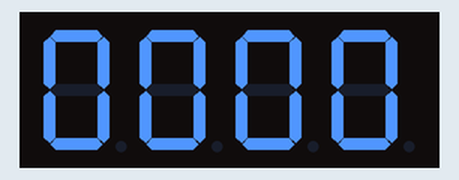
This sketch was run on a simulated ESP32. Parts: 4-digit seven-segment display. Wiring (inferred from the names in the program): 4-digit 7-segment display, segments lit when HIGH: segments GPIO 23, GPIO 22, GPIO 21, GPIO 19, GPIO 18, GPIO 17, GPIO 16; digit selects GPIO 25, GPIO 26, GPIO 27, GPIO 32. The segment pins are drawn as the display they are named for.

Above: at 0.1 s.
At 4.1 s:
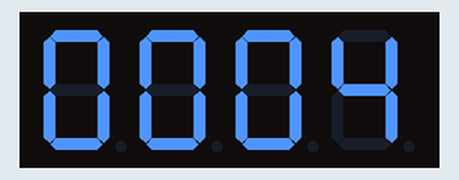
At 9.1 s:
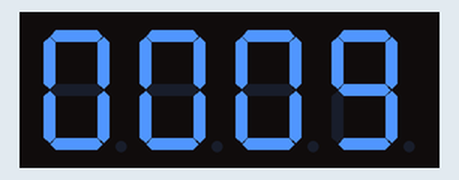
At 19.1 s:
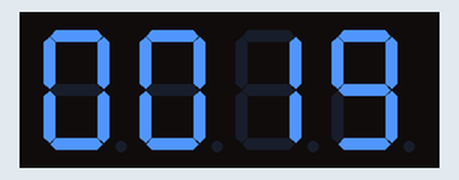
At 28.1 s:
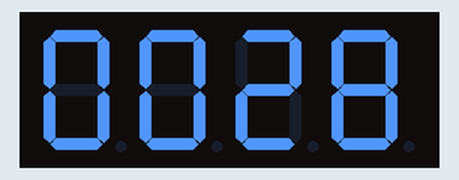
At 38.1 s:
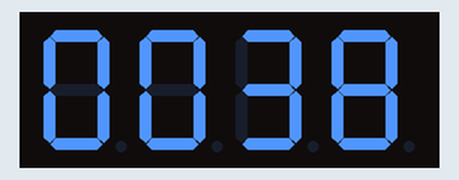

The sketch:

L09_Counter.ino
```cpp
// Lesson 9: Seconds counter
// Shows how many seconds since the ESP32 started.

const int segPins[7] = {23, 22, 21, 19, 18, 17, 16};
const int digitPins[4] = {25, 26, 27, 32};

const int digits[10][7] = {
// a  b  c  d  e  f  g
  {1, 1, 1, 1, 1, 1, 0},  // 0
  {0, 1, 1, 0, 0, 0, 0},  // 1
  {1, 1, 0, 1, 1, 0, 1},  // 2
  {1, 1, 1, 1, 0, 0, 1},  // 3
  {0, 1, 1, 0, 0, 1, 1},  // 4
  {1, 0, 1, 1, 0, 1, 1},  // 5
  {1, 0, 1, 1, 1, 1, 1},  // 6
  {1, 1, 1, 0, 0, 0, 0},  // 7
  {1, 1, 1, 1, 1, 1, 1},  // 8
  {1, 1, 1, 1, 0, 1, 1}   // 9
};

void showDigit(int place, int n) {
  for (int d = 0; d < 4; d++) {
    digitalWrite(digitPins[d], HIGH);  // all digits off
  }
  for (int s = 0; s < 7; s++) {
    digitalWrite(segPins[s], digits[n][s]);
  }
  digitalWrite(digitPins[place], LOW);  // this digit on
}

void showNumber(int number) {
  number = constrain(number, 0, 9999);
  int divisor = 1000;
  for (int place = 0; place < 4; place++) {
    showDigit(place, number / divisor % 10);
    delay(2);
    divisor = divisor / 10;
  }
}

void setup() {
  for (int s = 0; s < 7; s++) {
    pinMode(segPins[s], OUTPUT);
  }
  for (int d = 0; d < 4; d++) {
    pinMode(digitPins[d], OUTPUT);
  }
}

void loop() {
  int seconds = millis() / 1000;
  showNumber(seconds);
}
```

Measured:
- what the display in image 0 shows lasts 1.1 s, from 0.0 s to 1.1 s
